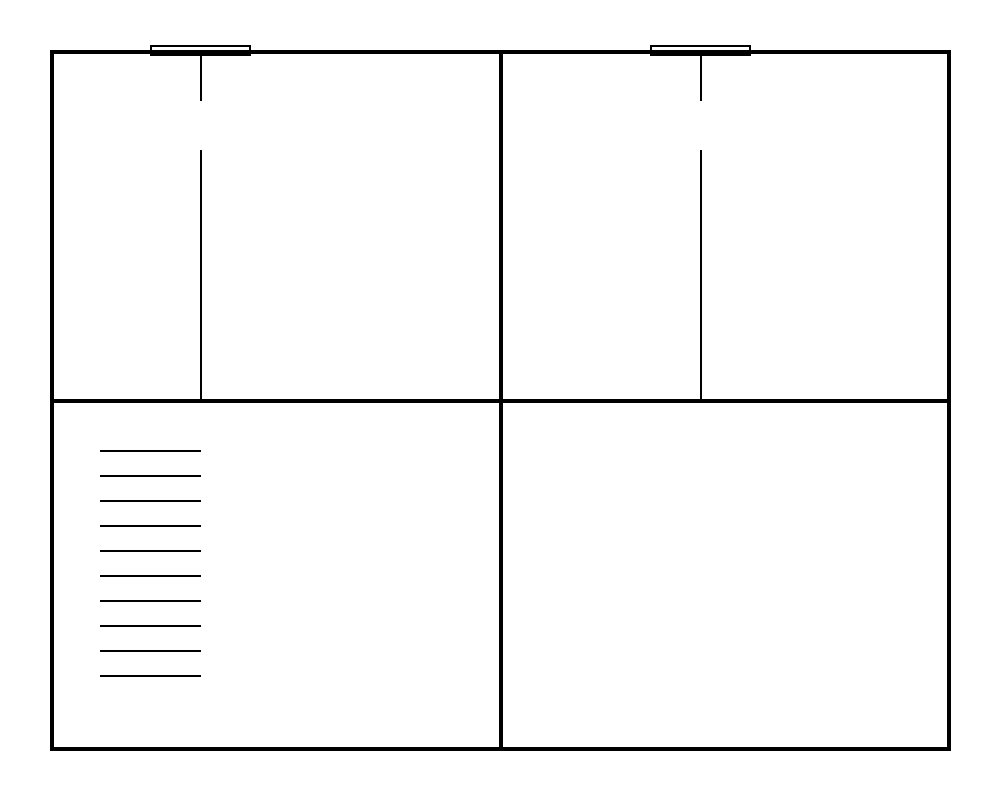
#> input picture test_images/test2_floor_plan.png, 1000 x 800 px
$ python debug_floor.py
#> lines starting #> are read from the running program, lines starting #| are printed output that depends on the picture; after the words box and inside, x2 and y2 are one past the last pixel; in counts of white or black regions, pixels touching at a corner belong together
#!/usr/bin/env python3
"""Debug floor plan processing"""

import cv2
import numpy as np
from PIL import Image

# Load image
img = Image.open('test_images/test2_floor_plan.png')
#> img is the input picture: PIL image 1000x800 RGB; 97.1% white; 11 black regions, largest, box (x1, y1, x2, y2) and area: (50, 45, 951, 751) 21088, (100, 450, 201, 452) 202, (100, 475, 201, 477) 202
img_gray = img.convert('L')
img_array = np.array(img_gray)

# Threshold
_, binary = cv2.threshold(img_array, 0, 255, cv2.THRESH_BINARY_INV + cv2.THRESH_OTSU)

# Skeletonize
skeleton = cv2.ximgproc.thinning(binary)
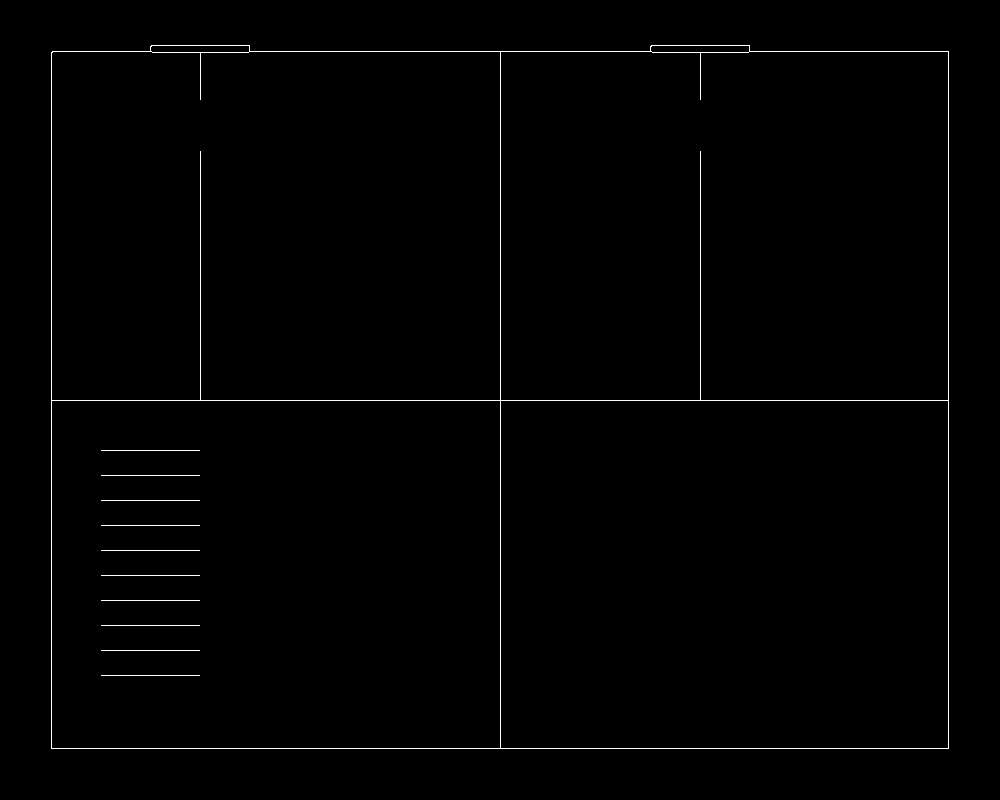
#> skeleton: shape (800, 1000); 0.82% white in thin lines or dots, all inside (x1, y1, x2, y2) = (51, 45, 949, 749)

# Find contours
contours, _ = cv2.findContours(skeleton, cv2.RETR_LIST, cv2.CHAIN_APPROX_SIMPLE)
#> contours = 17 contours, 10 with area under 20; largest, box (x1, y1, x2, y2) and area: (51, 45, 949, 749) 626398, (51, 51, 501, 401) 156598, (500, 51, 949, 401) 156251, (51, 400, 501, 749) 156250, (500, 400, 949, 749) 155902, (650, 45, 750, 53) 688, (150, 45, 250, 53) 688

print(f"Total contours found: {len(contours)}")
#| Total contours found: 17
print("\nContour details:")
for i, contour in enumerate(contours):
    perimeter = cv2.arcLength(contour, False)
    # Get bounding box
    x, y, w, h = cv2.boundingRect(contour)
    print(f"  Contour {i+1}: {len(contour)} pts, perim={perimeter:.1f}px, bbox=({x},{y},{w}x{h})")
#> this loop made 17 passes
#> (contour, perimeter, x, y, w, h) on passes 1 to 10: ([[101, 675], [199, 675]], 98, 101, 675, 99, 1), ([[101, 650], [199, 650]], 98, 101, 650, 99, 1), ([[101, 625], [199, 625]], 98, 101, 625, 99, 1), ([[101, 600], [199, 600]], 98, 101, 600, 99, 1), ([[101, 575], [199, 575]], 98, 101, 575, 99, 1), ([[101, 550], [199, 550]], 98, 101, 550, 99, 1), ([[101, 525], [199, 525]], 98, 101, 525, 99, 1), ([[101, 500], [199, 500]], 98, 101, 500, 99, 1), ([[101, 475], [199, 475]], 98, 101, 475, 99, 1), ([[101, 450], [199, 450]], 98, 101, 450, 99, 1)
#> (perimeter, x, y, w, h) on passes 11 to 16: (1243.7, 500, 400, 449, 349), (1245.7, 51, 400, 450, 349), (1835.1, 500, 51, 449, 350), (2180.7, 51, 51, 450, 350), (205.7, 650, 45, 100, 8), (205.7, 150, 45, 100, 8)
#|   Contour 1: 2 pts, perim=98.0px, bbox=(101,675,99x1)
#|   Contour 2: 2 pts, perim=98.0px, bbox=(101,650,99x1)
#|   Contour 3: 2 pts, perim=98.0px, bbox=(101,625,99x1)
#|   Contour 4: 2 pts, perim=98.0px, bbox=(101,600,99x1)
#|   Contour 5: 2 pts, perim=98.0px, bbox=(101,575,99x1)
#|   Contour 6: 2 pts, perim=98.0px, bbox=(101,550,99x1)
#|   Contour 7: 2 pts, perim=98.0px, bbox=(101,525,99x1)
#|   Contour 8: 2 pts, perim=98.0px, bbox=(101,500,99x1)
#> (further printed lines are left out)

# Check stairs region specifically
stairs_region = skeleton[450:700, 100:200]
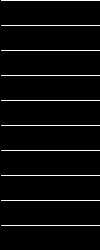
#> stairs_region: shape (250, 100); 4% white in thin lines or dots, all inside (x1, y1, x2, y2) = (1, 0, 100, 226)
print(f"\nStairs region (y450-700, x100-200) non-zero pixels: {np.count_nonzero(stairs_region)}")
#| Stairs region (y450-700, x100-200) non-zero pixels: 990

# Save debug images
cv2.imwrite('test_output/debug_floor_binary.png', binary)
cv2.imwrite('test_output/debug_floor_skeleton.png', skeleton)

# Highlight stairs area
debug_img = cv2.cvtColor(skeleton, cv2.COLOR_GRAY2BGR)
cv2.rectangle(debug_img, (100, 450), (200, 700), (0, 255, 0), 2)
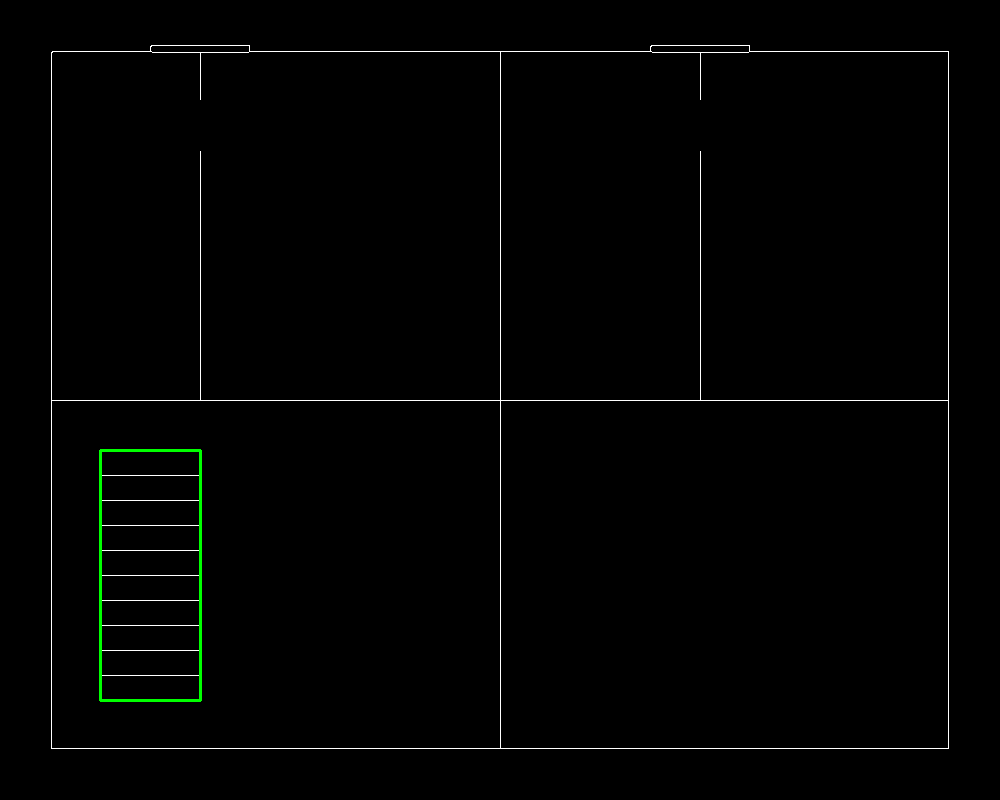
#> debug_img: shape (800, 1000, 3); mean B, G, R 2.1, 2.7, 2.1
cv2.imwrite('test_output/debug_floor_stairs_area.png', debug_img)

print("\nDebug images saved to test_output/")
